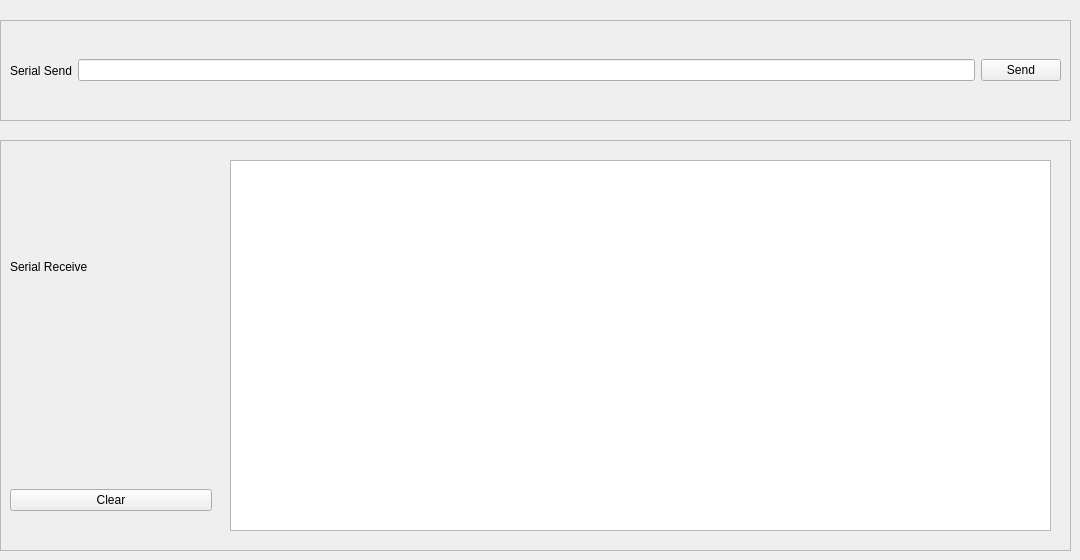
    <widget class="QWidget" name="Teach_Tab">
     <attribute name="title">
      <string>Teach</string>
     </attribute>
     <widget class="QFrame" name="frame2_1">
      <property name="geometry">
       <rect>
        <x>0</x>
        <y>20</y>
        <width>1071</width>
        <height>101</height>
       </rect>
      </property>
      <property name="frameShape">
       <enum>QFrame::StyledPanel</enum>
      </property>
      <property name="frameShadow">
       <enum>QFrame::Raised</enum>
      </property>
      <layout class="QHBoxLayout" name="horizontalLayout_3">
       <item>
        <widget class="QLabel" name="Serial_send_label">
         <property name="text">
          <string>Serial Send</string>
         </property>
        </widget>
       </item>
       <item>
        <widget class="QLineEdit" name="Serial_Input"/>
       </item>
       <item>
        <widget class="QPushButton" name="SerialSend_pushButton">
         <property name="text">
          <string>Send</string>
         </property>
        </widget>
       </item>
      </layout>
     </widget>
     <widget class="QFrame" name="frame2_2">
      <property name="geometry">
       <rect>
        <x>0</x>
        <y>140</y>
        <width>1071</width>
        <height>411</height>
       </rect>
      </property>
      <property name="frameShape">
       <enum>QFrame::StyledPanel</enum>
      </property>
      <property name="frameShadow">
       <enum>QFrame::Raised</enum>
      </property>
      <widget class="QWidget" name="layoutWidget">
       <property name="geometry">
        <rect>
         <x>10</x>
         <y>-90</y>
         <width>202</width>
         <height>461</height>
        </rect>
       </property>
       <layout class="QVBoxLayout" name="verticalLayout_2">
        <item>
         <widget class="QLabel" name="Serial_Recieve_Label">
          <property name="text">
           <string>Serial Receive</string>
          </property>
         </widget>
        </item>
        <item>
         <widget class="QPushButton" name="SerialSend_pushButton_2">
          <property name="text">
           <string>Clear</string>
          </property>
         </widget>
        </item>
       </layout>
      </widget>
      <widget class="QTextEdit" name="Serial_Recive">
       <property name="geometry">
        <rect>
         <x>230</x>
         <y>20</y>
         <width>821</width>
         <height>371</height>
        </rect>
       </property>
      </widget>
     </widget>
    </widget>
